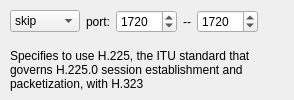
         <widget class="QWidget" name="label645">
          <attribute name="title">
           <string>h323 h225</string>
          </attribute>
          <layout class="QGridLayout">
           <property name="leftMargin">
            <number>10</number>
           </property>
           <property name="topMargin">
            <number>10</number>
           </property>
           <property name="rightMargin">
            <number>0</number>
           </property>
           <property name="bottomMargin">
            <number>0</number>
           </property>
           <item row="1" column="0" colspan="6">
            <widget class="QLabel" name="label672">
             <property name="text">
              <string>Specifies to use H.225, the ITU standard that governs H.225.0 session establishment and packetization, with H.323</string>
             </property>
             <property name="alignment">
              <set>Qt::AlignmentFlag::AlignLeading|Qt::AlignmentFlag::AlignLeft|Qt::AlignmentFlag::AlignVCenter</set>
             </property>
             <property name="wordWrap">
              <bool>true</bool>
             </property>
            </widget>
           </item>
           <item row="0" column="1">
            <widget class="QLabel" name="label671">
             <property name="text">
              <string>port:</string>
             </property>
             <property name="alignment">
              <set>Qt::AlignmentFlag::AlignCenter</set>
             </property>
             <property name="wordWrap">
              <bool>false</bool>
             </property>
             <property name="buddy">
              <cstring>pix_ctiqbe_port</cstring>
             </property>
            </widget>
           </item>
           <item row="0" column="3">
            <widget class="QLabel" name="label673">
             <property name="text">
              <string>--</string>
             </property>
             <property name="alignment">
              <set>Qt::AlignmentFlag::AlignCenter</set>
             </property>
             <property name="wordWrap">
              <bool>false</bool>
             </property>
            </widget>
           </item>
           <item row="0" column="4">
            <widget class="QSpinBox" name="pix_h323h225_port2">
             <property name="minimum">
              <number>1</number>
             </property>
             <property name="maximum">
              <number>65535</number>
             </property>
             <property name="value">
              <number>1720</number>
             </property>
            </widget>
           </item>
           <item row="0" column="2">
            <widget class="QSpinBox" name="pix_h323h225_port1">
             <property name="minimum">
              <number>1</number>
             </property>
             <property name="maximum">
              <number>65535</number>
             </property>
             <property name="value">
              <number>1720</number>
             </property>
            </widget>
           </item>
           <item row="0" column="5">
            <spacer>
             <property name="orientation">
              <enum>Qt::Orientation::Horizontal</enum>
             </property>
             <property name="sizeType">
              <enum>QSizePolicy::Policy::Expanding</enum>
             </property>
             <property name="sizeHint" stdset="0">
              <size>
               <width>30</width>
               <height>20</height>
              </size>
             </property>
            </spacer>
           </item>
           <item row="0" column="0">
            <widget class="QComboBox" name="pix_h323h225_switch">
             <item>
              <property name="text">
               <string>skip</string>
              </property>
             </item>
             <item>
              <property name="text">
               <string>enable</string>
              </property>
             </item>
             <item>
              <property name="text">
               <string>disable</string>
              </property>
             </item>
            </widget>
           </item>
          </layout>
         </widget>
